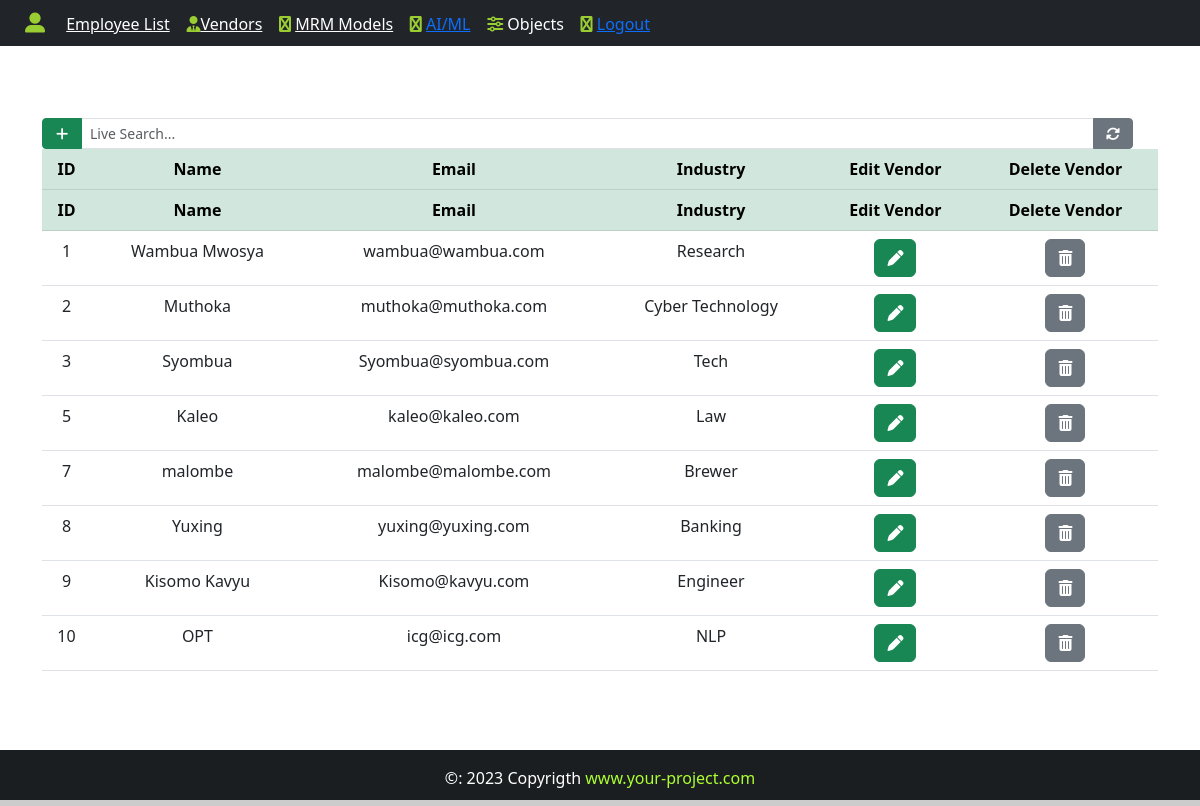
/vendors (signed in), run on the app's committed database.
### App/models.py (models this page shows, shortened)
class Vendor(models.Model):
    id = models.IntegerField(primary_key=True)
    name = models.CharField('Name', max_length=200)
    email = models.EmailField('Email', max_length=200)
    industry = models.CharField('Industry', max_length=25)
    """ school = models.CharField('School', max_length=25)
    address = models.CharField('Address', max_length=25)
    city = models.CharField('City', max_length=25)
    town = models.CharField('Town', max_length=25)
    zipcode = models.CharField('Zip Code', max_length=25)
    phone = models.CharField('Phone', max_length=25)
    tenor = models.CharField('Tenor', max_length=25)
    revenue = models.CharField('Revenue', max_length=25)
    assets = models.CharField('Assets', max_length=25) """

### App/views.py (the view)
# urls.py: path('vendors',views.vendors, name="vendors"),
@login_required(login_url='/vendors')
@cache_control(no_cache=True, must_revalidate=True, no_store=True)
def vendors(request):
    vendors = Vendor.objects.all()
    return render(request, "vendors.html",{"vendors":vendors})

### App/templates/vendors.html (shortened to what this page needs)
{% extends 'base.html' %}
{% block content %}
<div class="container">
    <br><br><br>
    <div class="d-flex" style="margin-right:25px;">
        <div class="input-group input-group-sm">
            <a class="btn btn-success btn-sm" style="width: 40px;" data-bs-toggle="modal" data-bs-target="#addvendorModal">
                <i class="fas fa-plus"></i>
            </a>
            <input class="form-control" type="search" id="search" placeholder="Live Search...", aria-label="Search">
            <a href="{% url 'vendors' %}" style="width: 40px;" class="btn btn-secondary btn-sm">
                <i class="fas fa-sync-alt"></i>
            </a>
        </div>
    </div>
    <table class="table table-ordered" id="vendors" style="text-align:center;">
        <thead class="table-success">
            <tr>
                <th>ID</th>
                <th>Name</th>
                <th>Email</th>
                <th>Industry</th>
                <th>Edit Vendor</th>
                <th>Delete Vendor</th>
            </tr>
        </thead>
        <tbody>
            {% for vendor in vendors %}
               <tr>
                <td>{{vendor.id}}</td>
                <td>{{vendor.name}}</td>
                <td>{{vendor.email}}</td>
                <td>{{vendor.industry}}</td>
                <td>
                    <a class="btn btn-success text-center" title="Edit Vendor" data-bs-toggle="modal" data-bs-target="#editvendorModal{{vendor.pk}}">
                         <i class="fas fa-pen"></i>
                    </a>
               </td>
               <td>
                    <a class="btn btn-secondary text-center" title="Delete Vendor" data-bs-toggle="modal" data-bs-target="#deletevendorModal{{vendor.pk}}">
                        <i class="fas fa-trash-alt"></i>
                    </a>
               </td>
               </tr>
               {% include 'delete_vendor.html' %}
            {% endfor %}
        </tbody>
    </table>
</div>
{% endblock %}

### App/static/css/style.css (style rules this page uses)
html, body { height:100%; margin:0; max-width:100%; }

### data on the page
Vendor: id "1", name "Wambua Mwosya", email "wambua@wambua.com", industry "Research"
Vendor: id "2", name "Muthoka", email "muthoka@muthoka.com", industry "Cyber Technology"
Vendor: id "3", name "Syombua", email "Syombua@syombua.com", industry "Tech"
Vendor: id "5", name "Kaleo", email "kaleo@kaleo.com", industry "Law"
Vendor: id "7", name "malombe", email "malombe@malombe.com", industry "Brewer"
Vendor: id "8", name "Yuxing", email "yuxing@yuxing.com", industry "Banking"
Vendor: id "9", name "Kisomo Kavyu", email "Kisomo@kavyu.com", industry "Engineer"
Vendor: id "10", name "OPT", email "icg@icg.com", industry "NLP"
